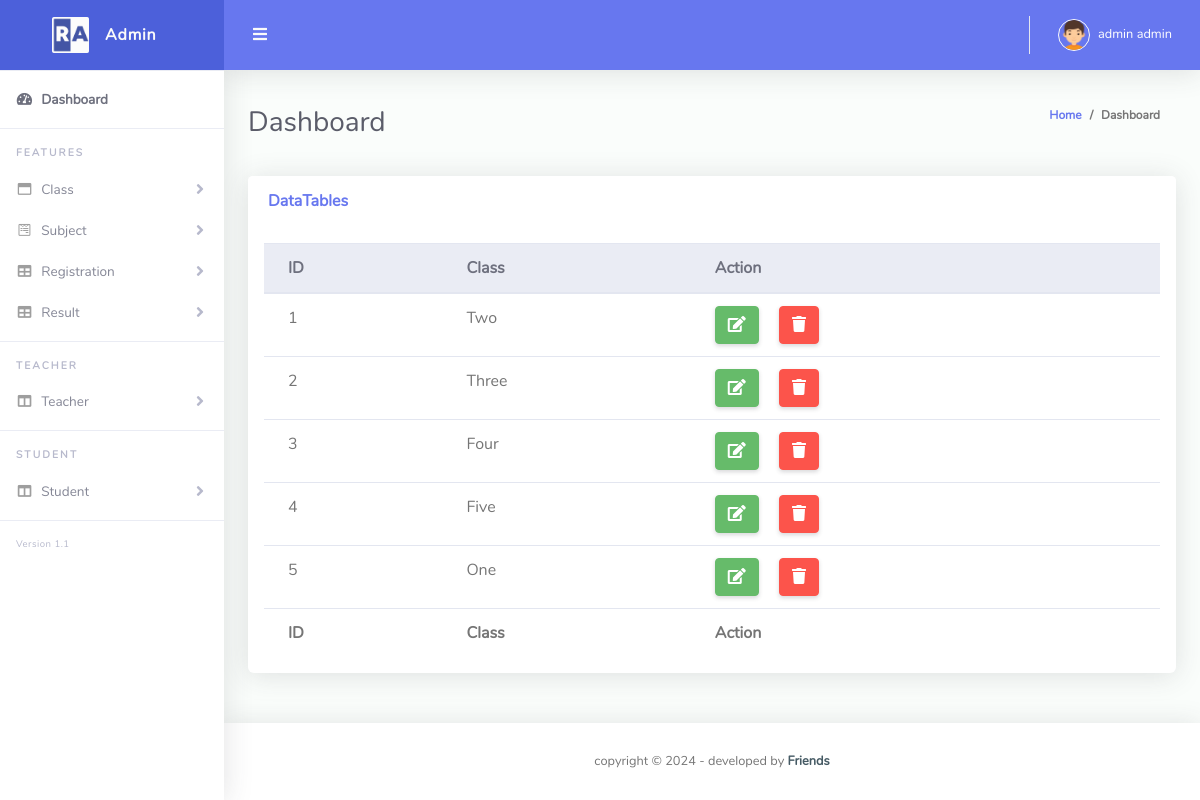
Screenshot of /list_of_class.php (signed in) with the database file from the repository.
### tables this page shows
CREATE TABLE `class` (
  `class_id` int(11) NOT NULL,
  `class_name` varchar(10) NOT NULL
);

### list_of_class.php (the view, shortened to what this page needs)
<?php
require('connection.php');
$user_type = $_SESSION['user_type'];
if ($user_type == 'admin') {
?>
    <?php
    $sql = "SELECT * FROM class";
    $result = $conn->query($sql);
    ?>
    <!DOCTYPE html>
    <html lang="en">
    <head>
        <link href="vendor/fontawesome-free/css/all.min.css" rel="stylesheet" type="text/css">
        <link href="vendor/bootstrap/css/bootstrap.min.css" rel="stylesheet" type="text/css">
        <link href="css/ruang-admin.min.css" rel="stylesheet">
        <link href="vendor/datatables/dataTables.bootstrap4.min.css" rel="stylesheet">
    </head>
    <body id="page-top">
        <div id="wrapper">
            <?php include('sidebar.php') ?>
            <div id="content-wrapper" class="d-flex flex-column">
                <div id="content">
                    <?php include('topbar.php'); ?>
                    <div class="container-fluid" id="container-wrapper">
                        <div class="d-sm-flex align-items-center justify-content-between mb-4">
                            <h1 class="h3 mb-0 text-gray-800">Dashboard</h1>
                            <ol class="breadcrumb">
                                <li class="breadcrumb-item"><a href="./">Home</a></li>
                                <li class="breadcrumb-item active" aria-current="page">Dashboard</li>
                            </ol>
                        </div>
                        <div class="row mb-3">
                            <div class="col-lg-12">
                                <div class="card mb-4">
                                    <div class="card-header py-3 d-flex flex-row align-items-center justify-content-between">
                                        <h6 class="m-0 font-weight-bold text-primary">DataTables</h6>
                                    </div>
                                    <div class="table-responsive p-3">
                                        <table class="table align-items-center table-flush" id="dataTable">
                                            <thead class="thead-light">
                                                <tr>
                                                    <th>ID</th>
                                                    <th>Class</th>
                                                    <th>Action</th>
                                                </tr>
                                            </thead>
                                            <tfoot>
                                                <tr>
                                                    <th>ID</th>
                                                    <th>Class</th>
                                                    <th>Action</th>
                                                </tr>
                                            </tfoot>
                                            <tbody>
                                                <?php
                                                $sl = 0;
                                                while ($data = mysqli_fetch_assoc($result)) {
                                                    $class_id = $data['class_id'];
                                                    $class_name = $data['class_name'];
                                                    $sl++;
                                                ?>
                                                    <tr>
                                                        <td><?php echo $sl ?></td>
                                                        <td><?php echo $class_name ?></td>
                                                        <td>
                                                            <a href="edit_class.php?id=<?php echo $class_id ?>" class="btn btn-success">
                                                                <i class="fas fa-edit"></i>
                                                            </a>
                                                            <a href="delete_class.php?id=<?php echo $class_id ?>" class="btn btn-danger mx-3">
                                                                <i class="fas fa-trash" onclick="return checkdelete();"></i>
                                                            </a>
                                                        </td>
                                                    </tr>
                                                <?php
                                                }
                                                ?>
                                            </tbody>
                                        </table>
                                    </div>
                                </div>
                            </div>
                        </div>
                    </div>
                </div>
                <footer class="sticky-footer bg-white">
                    <div class="container my-auto">
                        <div class="copyright text-center my-auto">
                            <span>copyright &copy;  - developed by
                                <b><a href="#" target="_blank">Friends</a></b>
                            </span>
                        </div>
                    </div>
                </footer>
            </div>
        </div>
    </body>
    </html>
<?php
} else {
    header('location:login.php');
}
?>

### rows the page displays
class: class_name "Two"
class: class_name "Three"
class: class_name "Four"
class: class_name "Five"
class: class_name "One"

### other values shown
$username "admin admin"
